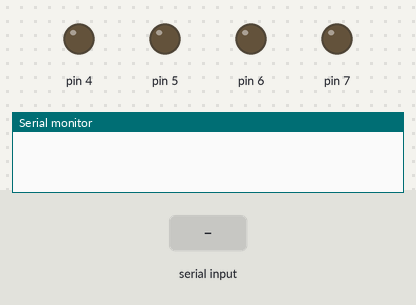
Simulated run of this sketch. Board: Arduino Uno, built with avr-gcc and run on an emulated ATmega328P. Parts: output pins drawn as LEDs (lit = HIGH), the last lines printed to the serial monitor. The inputs (shaded band) are chosen by the test bench.

Above: at 1.2 s.
1.3 s: "a" received over Serial
At 2.5 s:
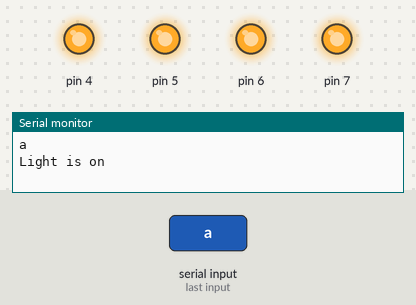
4.3 s: "b" received over Serial
At 4.8 s:
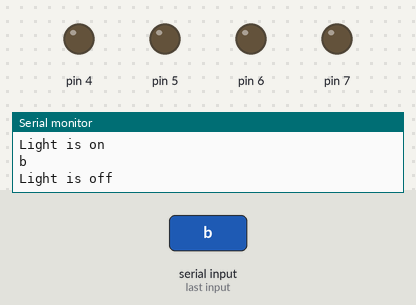
Timing chart, 0 to 7.3 s (numbered marks = the images above; inputs shaded):
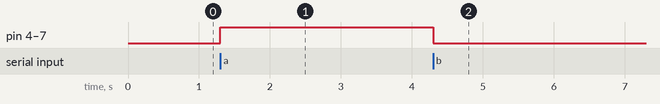

Measured:
- after the input at 1.3 s, pin 4–7: LOW → HIGH at once
- after the input at 4.3 s, pin 4–7: HIGH → LOW at once

The sketch:

fetching_data_from_comp.ino
```cpp
void setup() {
  Serial.begin(9600);
  for (int i = 4; i < 8; i++)
  {
    pinMode(i, OUTPUT);
  }
}

void loop() {
  if (Serial.available())
  {
    char c = Serial.read();
    Serial.println(c);
    if (c == 'a' || c =='A')
    {
      Serial.println("Light is on ");
      for (int i = 4; i < 8; i++)
      {
        digitalWrite(i, HIGH);
      }
    }
    else if (c == 'b' || c == 'B')
    {
      Serial.println("Light is off ");
      for (int i = 4; i < 8; i++)
      {
        digitalWrite(i, LOW);
      }
    }
  }


}
```
